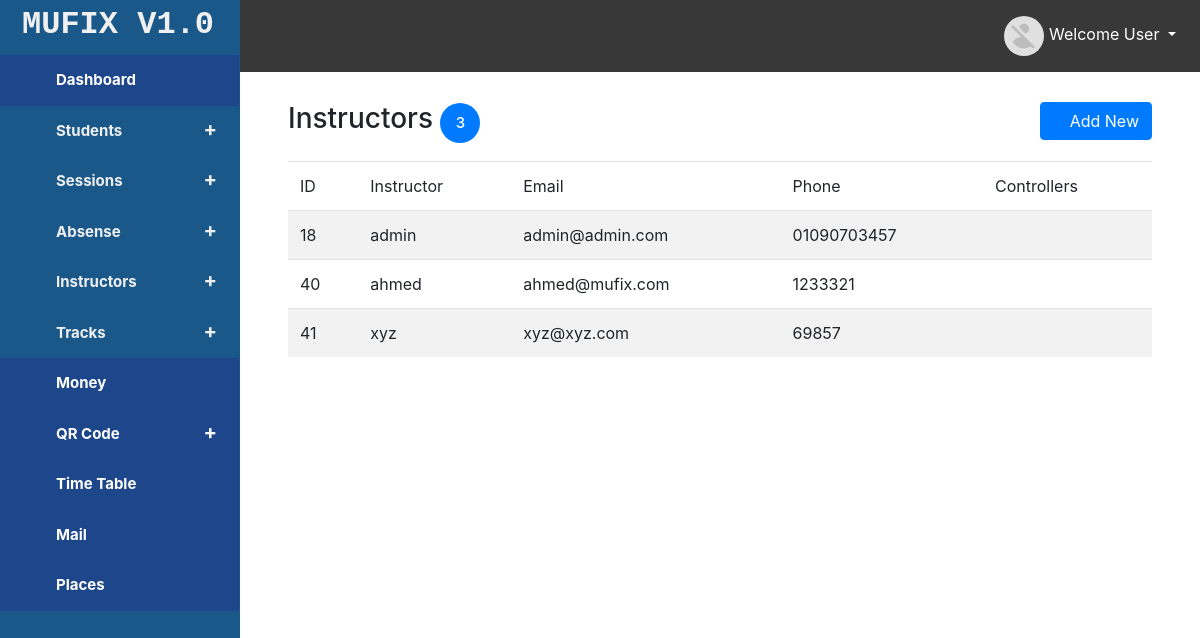
Page /instructor/default (signed in) on the committed database.
### tables this page shows
CREATE TABLE `att_instructors` (
  `instructor_id` int(11) NOT NULL,
  `instructor_name` varchar(50) NOT NULL,
  `instructor_email` varchar(50) NOT NULL,
  `instructor_phone` varchar(14) NOT NULL,
  `instructor_avatar` varchar(255) DEFAULT NULL,
  `instructor_password` varchar(50) NOT NULL,
  `instructor_role` varchar(10) NOT NULL DEFAULT 'general'
);

### app/controllers/abstractcontroller.php (called while the page is built, shortened)
<?php
class AbstractController
{
    protected $CONTROLLER;
    protected $ACTION;
    protected $TEMPLATE;
    public $_DATA;
    public function view(){
        $view =VIEW_PATH.strtolower($this->CONTROLLER).DS.strtolower($this->ACTION).'.view.php';
        $this->TEMPLATE->setData($this->_DATA);
        $this->TEMPLATE->setView($view);
        $this->TEMPLATE->RenderApp();
    }
    public function setController($controller){
        $this->CONTROLLER=$controller;
    }
    public function setAction($action){
        $this->ACTION=$action;
    }
    public function setTemplate($template){
        $this->TEMPLATE=$template;
    }
}

### app/controllers/instructorcontroller.php (called while the page is built, shortened)
<?php
class InstructorController extends AbstractController
    {
    public function defaultAction()
    {
        $MODEL = new InstructorModel();
        $this->_DATA['instructor'] = $MODEL->getAll();
        $this->view();
    }
    }

### app/lib/brain.php (called while the page is built, shortened)
<?php
class Brain
{
    private $_controller;
    private $_action;
    private $_params;
    private $_template;
    public function __construct(\App\Lib\Template $template)
    {
        if (isset($_SESSION['user_auth'])) {
            $this->_controller = 'index';
            $this->_action = 'default';
            $this->_template=$template;
        }
    }
    public function _parseUrl($url)
    {
        $url = trim($url, '/');
        $url_parts = explode('/', $url, 3);
        if (isset($url_parts[0]) and !empty($url_parts[0])){
            $this->_controller = $url_parts[0];
        }
        if (isset($url_parts[1]) and !empty($url_parts[1])){
            $this->_action = $url_parts[1];
        }
    }
    public function _dispath()
    {
        $this->_controller=ucfirst($this->_controller);
        $CONTROLLERNAME=$this->_controller.'Controller';
        $CONTROLLERNAME='App\Controllers\\'.$CONTROLLERNAME;
        $ACTIONNAME=$this->_action;
        if (!class_exists($CONTROLLERNAME)){
            $CONTROLLERNAME=self::NOTFOUNDCONTROLLER;
            $this->_controller='NotFound';
            $this->_action='notfound';
            $ACTIONNAME=$this->_action;
        }else{
            if(!method_exists(new $CONTROLLERNAME,$ACTIONNAME.'Action')){
                $this->_action='notfound';
                $ACTIONNAME=$this->_action;
            }else{
                $ACTIONNAME=$this->_action;
            }
        }
        $object=new $CONTROLLERNAME;
        $object->setController($this->_controller);
        $object->setAction($this->_action);
        $object->setParams($this->_params);
        $object->setTemplate($this->_template);
        $ACTIONNAME=$ACTIONNAME.'Action';
        ($object)->$ACTIONNAME();
    }
}

### public/index.php (called while the page is built, shortened)
<?php
$RESOURCES=require_once '..'.DS.'app'.DS.'config'.DS.'tempconfig.php';
$Startup=new Lib\Brain(new  Lib\Template($RESOURCES));
$Startup->_dispath();

### app/models/abstractmodel.php (called while the page is built, shortened)
<?php
class AbstractModel
{
    public function getAll(){
        $SQL="SELECT * FROM ".static::$TABLE_NAME;
        $Handler=Database::Connection();
        $Stmt=$Handler->prepare($SQL);
        $result=$Stmt->execute();
        if ($result===true){
            return $Stmt->fetchAll(\PDO::FETCH_CLASS,__CLASS__);
        }
    }
}

### app/views/instructor/default.view.php (the view, shortened to what this page needs)
<?php
extract($this->Data);
?>
<div class="container">
    <div class="row">
        <div class="col-xs-12 mr-bottom">
            <div class="track-panel">
                <h3 class="pull-left">Instructors <span class="badge-primary"><?= count($instructor)?></span></h3>
                <a class="btn btn-primary pull-right" href="/instructor/add"><i class="fa fa-plus"></i> Add New</a>
            </div>
            <div class="clearfix mr-bottom"></div>
        </div>
        <div class="col-xs-12 trackss">
            <div class="col-xs-12 tracks">
                <table class="table table-striped table-responsive ">
                    <thead>
                    <tr>
                        <td>ID</td>
                        <td>Instructor</td>
                        <td>Email</td>
                        <td>Phone</td>
                        <td>Controllers</td>
                    </tr>
                    </thead>
                    <tbody>
                    <?php
                    foreach ($instructor as $element):?>
                        <tr>
                            <td><?=$element->instructor_id;?></td>
                            <td><?=$element->instructor_name;?></td>
                            <td><?=$element->instructor_email;?></td>
                            <td><?=$element->instructor_phone;?></td>
                            <td>
                                <a href="/instructor/edit/<?=$element->instructor_id;?>"><i class="fa fa-edit"></i></a>
                                <a href="/instructor/delete/<?=$element->instructor_id;?>" onclick="return (confirm('Do You Sure To Remove This Instructor'))?true:false;">
                                    <i class="fa fa-trash"></i>
                                </a>
                            </td>
                        </tr>
                    <?php
                    endforeach;
                    ?>
                    </tbody>
                </table>
            </div>
        </div>
    </div>
</div>

### public/css/simple-sidebar.css (style rules this page uses)
body { overflow-x: hidden; }

### public/css/mystyle.css (style rules this page uses)
* { box-sizing:border-box; -moz-box-sizing:border-box; -webkit-box-sizing:border-box; }
body { background: #f0f0f0; }
body { margin: 0; padding: 0; }
#page-content-wrapper .row ,.row { display: block; }
.trackss { width: 90%; margin: auto; margin-bottom: 50px; }
.tracks .table { width: 100%; display: table; }
.track-panel { margin: 30px auto; width: 90%; }
.track-panel .badge-primary,.badge-danger,.badge-success { font-size: 15px; border-radius: 50%; width: 40px; height: 40px; line-height: 40px; display: inline-block; text-align: center; }
.mr-bottom { margin-bottom: 10px; }

### rows in the picture
att_instructors: instructor_id "18", instructor_name "admin", instructor_email "admin@admin.com", instructor_phone "01090703457"
att_instructors: instructor_id "40", instructor_name "ahmed", instructor_email "ahmed@mufix.com", instructor_phone "1233321"
att_instructors: instructor_id "41", instructor_name "xyz", instructor_email "xyz@xyz.com", instructor_phone "69857"

### other values in the picture
count($instructor) "3"
